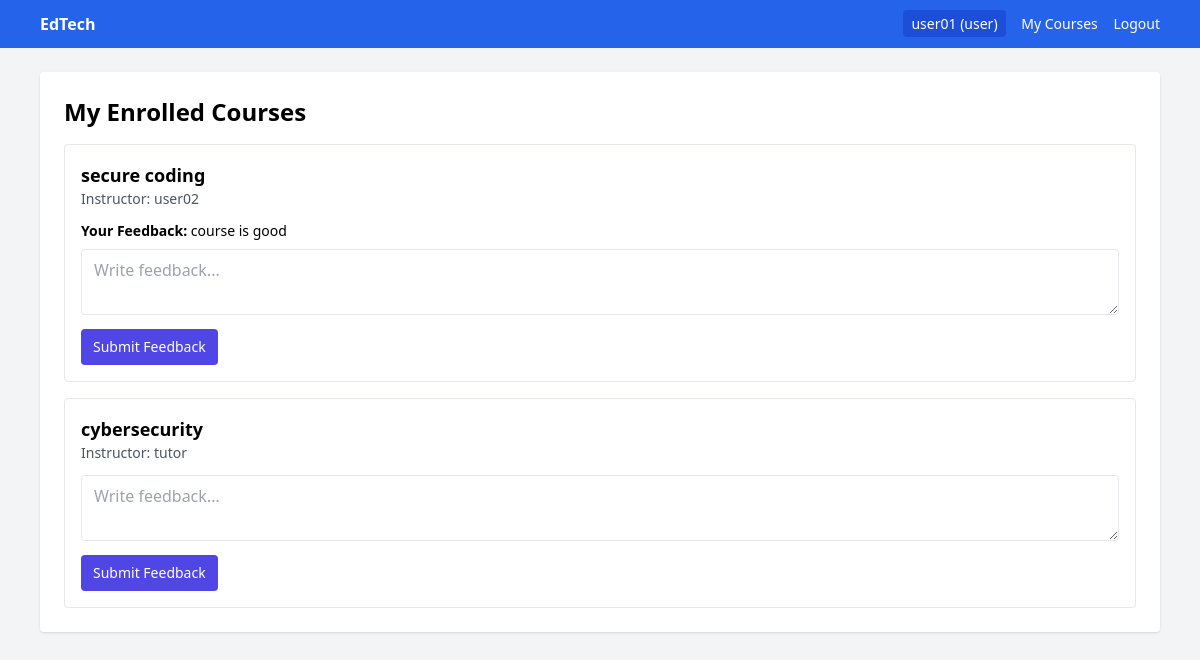
The page /my-courses (signed in) on the database its author committed.
### tables this page shows
CREATE TABLE courses (
            id INTEGER PRIMARY KEY AUTOINCREMENT,
            name TEXT NOT NULL,
            instructor TEXT NOT NULL
        , description TEXT);

CREATE TABLE feedback (
            id INTEGER PRIMARY KEY AUTOINCREMENT,
            user_id INTEGER NOT NULL,
            course_id INTEGER NOT NULL,
            message TEXT NOT NULL,
            FOREIGN KEY(user_id) REFERENCES users(id),
            FOREIGN KEY(course_id) REFERENCES courses(id)
        );

### app.py (the view)
@app.route("/my-courses")
@login_required
@role_required("user")
def my_courses():
    db = get_db()
    cursor = db.cursor()
    cursor.execute(
        """
        SELECT c.id, c.name, c.instructor
        FROM courses c
        INNER JOIN enrollments e ON c.id = e.course_id
        WHERE e.user_id = ?
        ORDER BY c.id DESC
        """,
        (session["user_id"],),
    )
    courses = cursor.fetchall()
    cursor.execute(
        "SELECT course_id, message FROM feedback WHERE user_id = ?",
        (session["user_id"],),
    )
    feedback_rows = cursor.fetchall()
    feedback_map = {row["course_id"]: row["message"] for row in feedback_rows}
    return render_template(
        "courses/my_courses.html",
        courses=courses,
        feedback_map=feedback_map,
    )

### app.py (called while the page is built)
def get_db():
    if "db" not in g:
        g.db = sqlite3.connect(app.config["DATABASE"])
        g.db.row_factory = sqlite3.Row
    return g.db

def login_required(view_func):
    @wraps(view_func)
    def wrapper(*args, **kwargs):
        if "user_id" not in session:
            flash("Please log in first.", "error")
            return redirect(url_for("login"))
        return view_func(*args, **kwargs)
    return wrapper

def role_required(*allowed_roles):
    def decorator(view_func):
        @wraps(view_func)
        def wrapper(*args, **kwargs):
            if "user_id" not in session:
                flash("Please log in first.", "error")
                return redirect(url_for("login"))
            if session.get("role") not in allowed_roles:
                flash("You are not authorized to access this page.", "error")
                return redirect(url_for("home"))
            return view_func(*args, **kwargs)
        return wrapper
    return decorator

### templates/courses/my_courses.html
{% extends 'base.html' %}
{% block content %}
<div class="bg-white p-6 rounded shadow">
  <h1 class="text-2xl font-bold mb-4">My Enrolled Courses</h1>
  {% if courses %}
    <div class="space-y-4">
      {% for course in courses %}
        <div class="border rounded p-4">
          <h2 class="text-lg font-semibold">{{ course.name }}</h2>
          <p class="text-sm text-gray-600 mb-3">Instructor: {{ course.instructor }}</p>
          {% if feedback_map.get(course.id) %}
            <p class="text-sm mb-2"><span class="font-semibold">Your Feedback:</span> {{ feedback_map.get(course.id) }}</p>
          {% endif %}
          <form method="POST" action="{{ url_for('add_feedback', course_id=course.id) }}" class="space-y-2">
            <textarea name="message" rows="2" class="w-full border rounded px-3 py-2" placeholder="Write feedback..." required></textarea>
            <button class="bg-indigo-600 text-white px-3 py-2 rounded text-sm hover:bg-indigo-700">Submit Feedback</button>
          </form>
        </div>
      {% endfor %}
    </div>
  {% else %}
    <p class="text-gray-600">You are not enrolled in any courses yet.</p>
  {% endif %}
</div>
{% endblock %}

### rows shown on the page
courses: name "secure coding", instructor "user02"
feedback: get "course is good"
courses: name "cybersecurity", instructor "tutor"

### other values the page prints
{{ session.get('username') }} "user01"
{{ session.get('role') }} "user"
